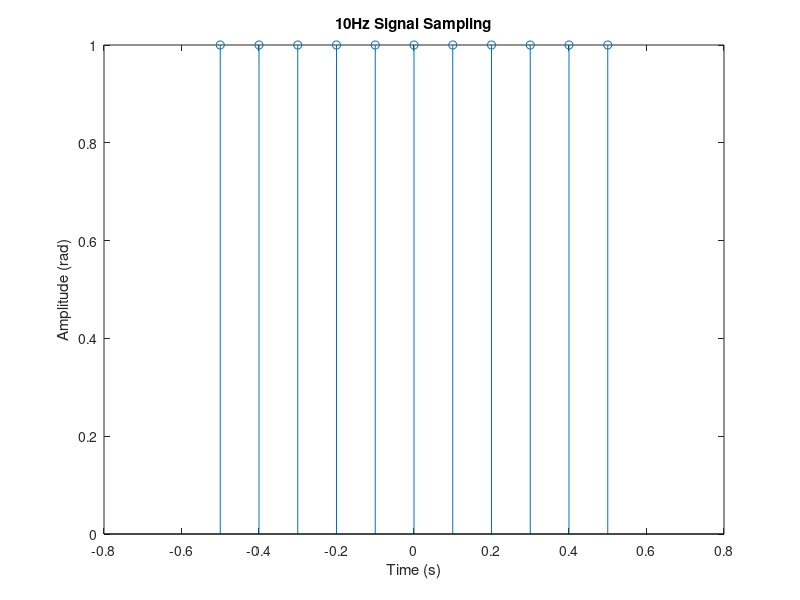

MATLAB code for this plot:
x = -0.5:0.1:0.5;
y = ones(1, length(x));

figure();
stem(x, y);

title('10Hz Signal Sampling');
xlabel('Time (s)');
ylabel('Amplitude (rad)');
